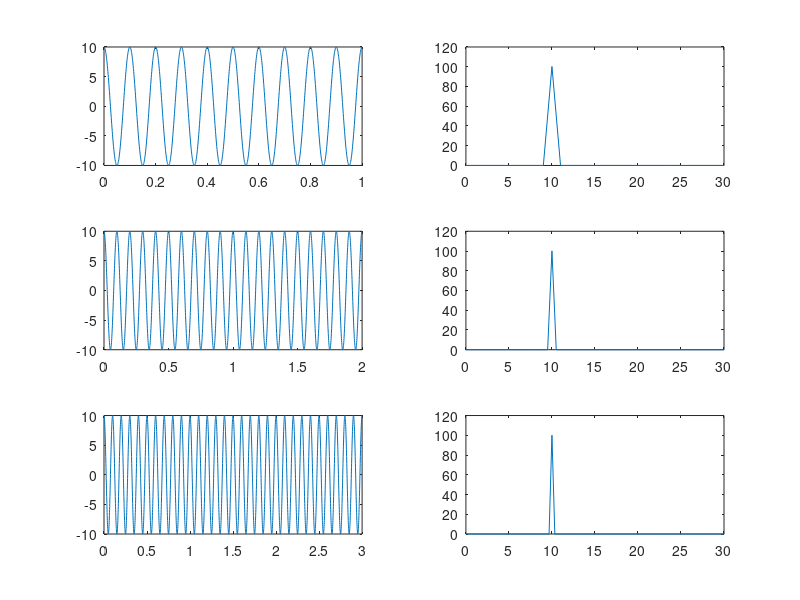

This chart was generated by the following MATLAB code:
fs = 1000;    % Sampling rate
figure

for i = 1:3
    
    v_time = 0:1/fs:i;    % Vector time for sinusoidal wave (1 seconds)
%     d = cos(2*pi*60*v_time)+0.5*cos(2*pi*120*v_time);
    d = 10*cos(2*pi*10*v_time);
    subplot(3,2,((i-1)*2)+1)
    plot(v_time, d)
    
    Hz = linspace(0, 1, ((1000*i)/2)+1)*500;
    lafft = abs(fft(d-mean(d)));
    lafft = lafft(1:length(Hz)); % take only half the fft because we don't need the mirror image
    lafft = lafft./((fs*i)/2); % first normalization by the sampling rate * time in second (1000points*1sec) divided by 2
    lafft = lafft.^2; % then PSD
   
    subplot(3,2,((i-1)*2)+2)
    
    plot(Hz,lafft)   
    xlim([0,30])
end

